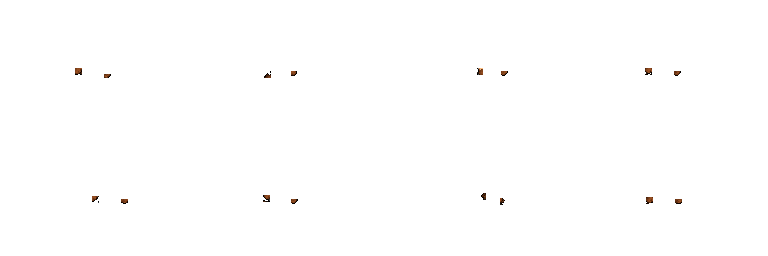
#> input picture art_source/archive/dual_cardinal_before_polish_2026_10_05/dual_twinsteel/run_hands.png, 768 x 256 px
$ python process_umi_service_assets.py --portrait-source ../art_source/archive/dual_cardinal_before_polish_2026_10_05/dual_twinsteel/run_hands.png --station-source ../art_source/archive/dual_cardinal_before_polish_2026_10_05/dual_twinsteel/run_hands.png --portrait-output out.png --station-output out.png --review-dir ../art_source/archive/dual_cardinal_before_polish_2026_10_05/dual_twinsteel
#> lines starting #> are read from the running program, lines starting #| are printed output that depends on the picture; after the words box and inside, x2 and y2 are one past the last pixel; in counts of white or black regions, pixels touching at a corner belong together
#!/usr/bin/env python3
"""Build deterministic Umi dialogue and Echo Crucible runtime assets."""

from __future__ import annotations

from collections import deque
from pathlib import Path
import argparse

import numpy as np
from PIL import Image


def content_bbox(image: Image.Image) -> tuple[int, int, int, int]:
    alpha = np.asarray(image.getchannel("A"))
    ys, xs = np.nonzero(alpha > 8)
    if xs.size == 0:
        raise ValueError("No foreground content found")
    return int(xs.min()), int(ys.min()), int(xs.max() + 1), int(ys.max() + 1)


def remove_connected_light_background(image: Image.Image) -> Image.Image:
    """Remove the generated white/gray checker only when connected to an edge."""
    rgba = np.asarray(image.convert("RGBA")).copy()
    rgb = rgba[:, :, :3].astype(np.int16)
    spread = rgb.max(axis=2) - rgb.min(axis=2)
    candidate = (rgb.min(axis=2) > 150) & (spread < 30)
    height, width = candidate.shape
    outside = np.zeros((height, width), dtype=bool)
    queue: deque[tuple[int, int]] = deque()
    for x in range(width):
        for y in (0, height - 1):
            if candidate[y, x] and not outside[y, x]:
                outside[y, x] = True
                queue.append((y, x))
    for y in range(height):
        for x in (0, width - 1):
            if candidate[y, x] and not outside[y, x]:
                outside[y, x] = True
                queue.append((y, x))
    while queue:
        y, x = queue.popleft()
        for y_offset in (-1, 0, 1):
            for x_offset in (-1, 0, 1):
                if y_offset == 0 and x_offset == 0:
                    continue
                ny, nx = y + y_offset, x + x_offset
                if 0 <= ny < height and 0 <= nx < width and candidate[ny, nx] and not outside[ny, nx]:
                    outside[ny, nx] = True
                    queue.append((ny, nx))
    rgba[outside, :3] = 0
    rgba[outside, 3] = 0
    return Image.fromarray(rgba.astype(np.uint8), "RGBA")


def keep_largest_alpha_component(image: Image.Image) -> Image.Image:
    """Discard detached generation debris while preserving the main prop."""
    rgba = np.asarray(image.convert("RGBA")).copy()
    solid = rgba[:, :, 3] > 8
    height, width = solid.shape
    visited = np.zeros((height, width), dtype=bool)
    largest: list[tuple[int, int]] = []
    for start_y in range(height):
        for start_x in range(width):
            if not solid[start_y, start_x] or visited[start_y, start_x]:
                continue
            component: list[tuple[int, int]] = []
            queue: deque[tuple[int, int]] = deque([(start_y, start_x)])
            visited[start_y, start_x] = True
            while queue:
                y, x = queue.popleft()
                component.append((y, x))
                for ny, nx in ((y - 1, x), (y + 1, x), (y, x - 1), (y, x + 1)):
                    if 0 <= ny < height and 0 <= nx < width and solid[ny, nx] and not visited[ny, nx]:
                        visited[ny, nx] = True
                        queue.append((ny, nx))
            if len(component) > len(largest):
                largest = component
    keep = np.zeros((height, width), dtype=bool)
    for y, x in largest:
        keep[y, x] = True
    rgba[~keep, :3] = 0
    rgba[~keep, 3] = 0
    return Image.fromarray(rgba.astype(np.uint8), "RGBA")


def remove_connected_cyan_background(image: Image.Image) -> Image.Image:
    """Remove only edge-connected chroma cyan from generated prop sources."""
    rgba = np.asarray(image.convert("RGBA")).copy()
    rgb = rgba[:, :, :3].astype(np.int16)
    candidate = (
        (rgb[:, :, 0] < 90)
        & (rgb[:, :, 1] > 145)
        & (rgb[:, :, 2] > 165)
        & (np.abs(rgb[:, :, 1] - rgb[:, :, 2]) < 120)
    )
    height, width = candidate.shape
    outside = np.zeros((height, width), dtype=bool)
    queue: deque[tuple[int, int]] = deque()
    for x in range(width):
        for y in (0, height - 1):
            if candidate[y, x] and not outside[y, x]:
                outside[y, x] = True
                queue.append((y, x))
    for y in range(height):
        for x in (0, width - 1):
            if candidate[y, x] and not outside[y, x]:
                outside[y, x] = True
                queue.append((y, x))
    while queue:
        y, x = queue.popleft()
        for ny, nx in ((y - 1, x), (y + 1, x), (y, x - 1), (y, x + 1)):
            if 0 <= ny < height and 0 <= nx < width and candidate[ny, nx] and not outside[ny, nx]:
                outside[ny, nx] = True
                queue.append((ny, nx))
    rgba[outside, :3] = 0
    rgba[outside, 3] = 0
    return Image.fromarray(rgba.astype(np.uint8), "RGBA")


def fit_to_canvas(source: Image.Image, size: tuple[int, int], margin: int, bottom_margin: int) -> Image.Image:
    crop = source.crop(content_bbox(source))
    max_width = size[0] - margin * 2
    max_height = size[1] - margin - bottom_margin
    scale = min(max_width / crop.width, max_height / crop.height)
    fitted = crop.resize(
        (max(1, round(crop.width * scale)), max(1, round(crop.height * scale))),
        Image.Resampling.NEAREST,
    )
    canvas = Image.new("RGBA", size, (0, 0, 0, 0))
    canvas.alpha_composite(fitted, ((size[0] - fitted.width) // 2, size[1] - bottom_margin - fitted.height))
    return canvas


def main() -> None:
    parser = argparse.ArgumentParser()
    parser.add_argument("--portrait-source", type=Path, required=True)
    parser.add_argument("--station-source", type=Path, required=True)
    parser.add_argument("--portrait-output", type=Path, required=True)
    parser.add_argument("--station-output", type=Path, required=True)
    parser.add_argument("--review-dir", type=Path, required=True)
    args = parser.parse_args()

    portrait_source = remove_connected_light_background(Image.open(args.portrait_source))
#> in remove_connected_light_background, rgba is the input picture: shape (256, 768, 4); mean R, G, B, A 0.6, 0.5, 0.4, 0.7
#> in remove_connected_light_background, `candidate = (rgb.min(axis=2) > 150) & (spread < 30)`:
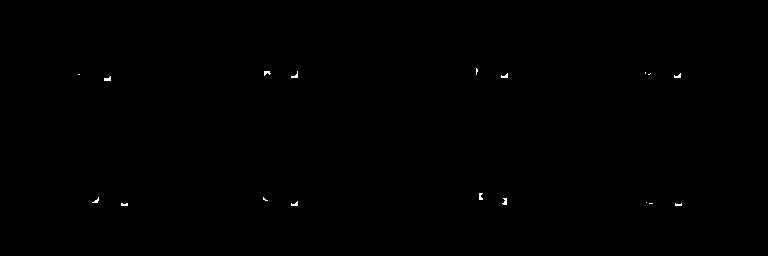
#> candidate: shape (256, 768) bool; 0.13% white in thin lines or dots, all inside (x1, y1, x2, y2) = (78, 68, 682, 206)
#> after the loop in remove_connected_light_background, `for x in range(width):`: outside: shape (256, 768) bool; every value is 0
    portrait = fit_to_canvas(portrait_source, (96, 96), 1, 0)
#> in content_bbox, `alpha = np.asarray(image.getchannel("A"))`:
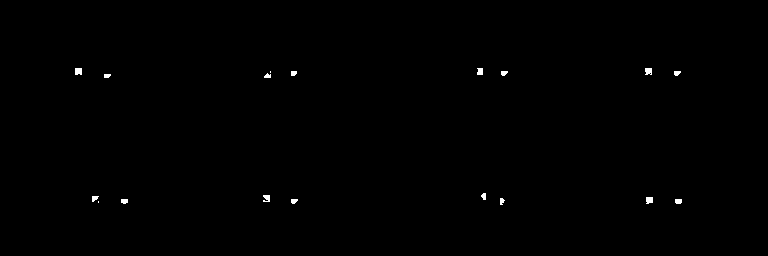
#> alpha: shape (256, 768); 0.27% white; 18 white regions (2 under 20 px), largest, box (x1, y1, x2, y2) and area: (75, 68, 82, 75) 47, (645, 68, 652, 75) 44, (646, 197, 653, 204) 44
#> in content_bbox, `ys, xs = np.nonzero(alpha > 8)`: ys = 524 values from 68 to 204; xs = 524 values, max 681 at index 393, min 75 at index 0, mean 389.1
#> in fit_to_canvas, `crop = source.crop(content_bbox(source))`:
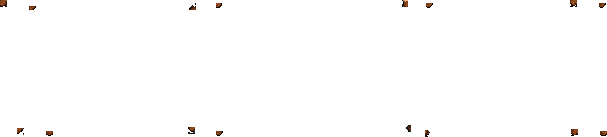
#> crop: PIL image 607x137 RGBA; mean R, G, B, A 1.3, 1, 0.9, 1.6; transparent parts drawn white
#> in fit_to_canvas, `canvas = Image.new("RGBA", size, (0, 0, 0, 0))`: canvas: PIL image 96x96 RGBA; every value is 0
    station_source = keep_largest_alpha_component(remove_connected_cyan_background(Image.open(args.station_source)))
#> after the loop in keep_largest_alpha_component, `for y, x in largest:`:
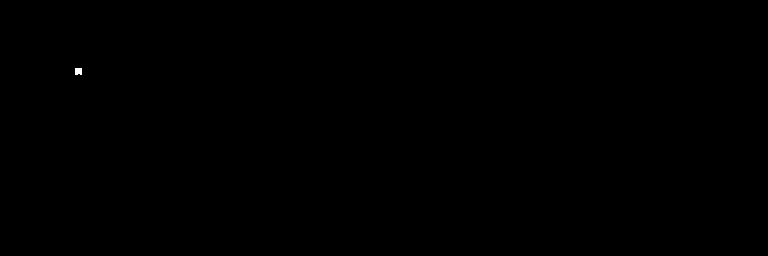
#> keep: shape (256, 768) bool; 0.02% white; 1 white region, box (x1, y1, x2, y2) and area: (75, 68, 82, 75) 47
#> in keep_largest_alpha_component, `rgba[~keep, 3] = 0`:
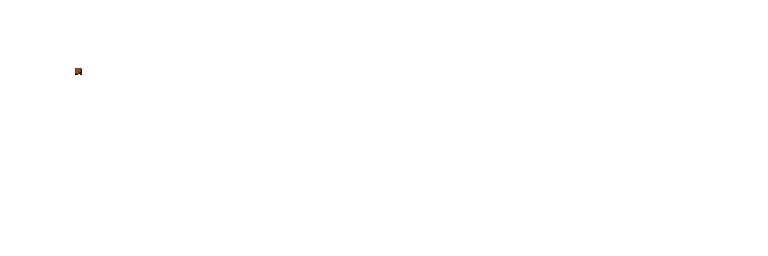
#> rgba: shape (256, 768, 4); mean R, G, B, A 0, 0, 0, 0.1; transparent parts drawn white
    station = fit_to_canvas(station_source, (72, 64), 1, 1)
#> in fit_to_canvas (call 2), `canvas = Image.new("RGBA", size, (0, 0, 0, 0))`: canvas: PIL image 72x64 RGBA; every value is 0

    args.portrait_output.parent.mkdir(parents=True, exist_ok=True)
    args.station_output.parent.mkdir(parents=True, exist_ok=True)
    args.review_dir.mkdir(parents=True, exist_ok=True)
    portrait.save(args.portrait_output)
    station.save(args.station_output)
    portrait.resize((384, 384), Image.Resampling.NEAREST).save(args.review_dir / "umi_dialogue_portrait_4x.png")
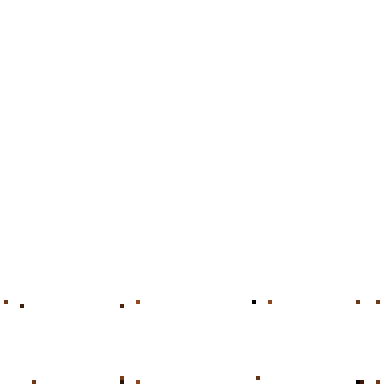
#> saved as umi_dialogue_portrait_4x.png: PIL image 384x384 RGBA; mean R, G, B, A 0.2, 0.1, 0, 0.4; transparent parts drawn white
    station.resize((432, 384), Image.Resampling.NEAREST).save(args.review_dir / "umi_echo_crucible_workbench_6x.png")
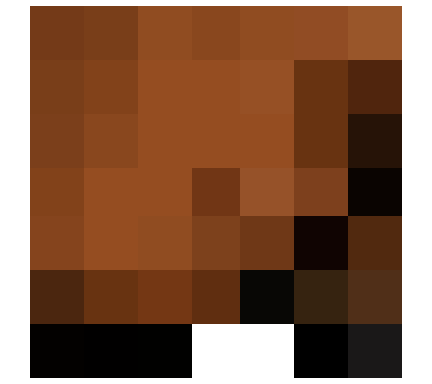
#> saved as umi_echo_crucible_workbench_6x.png: PIL image 432x384 RGBA; mean R, G, B, A 82, 42.5, 18.2, 204.3; transparent parts drawn white


if __name__ == "__main__":
    main()
